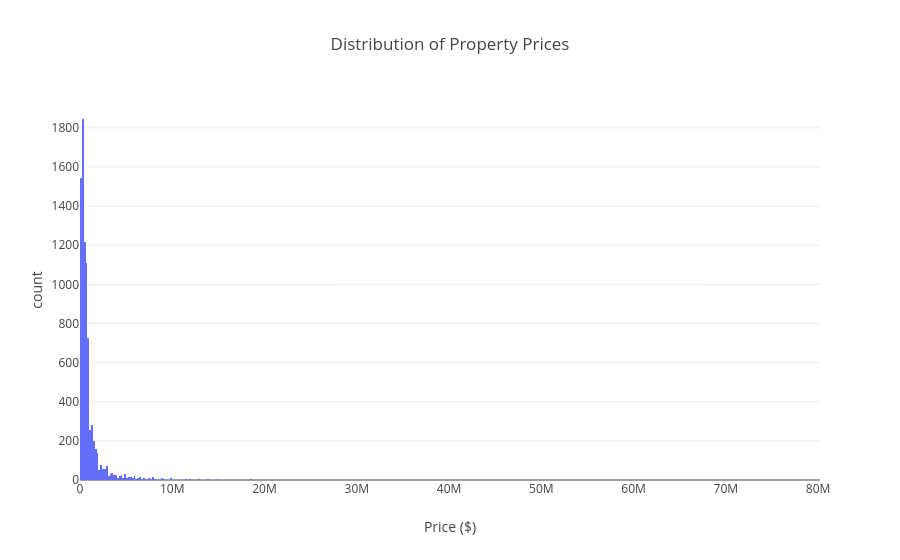
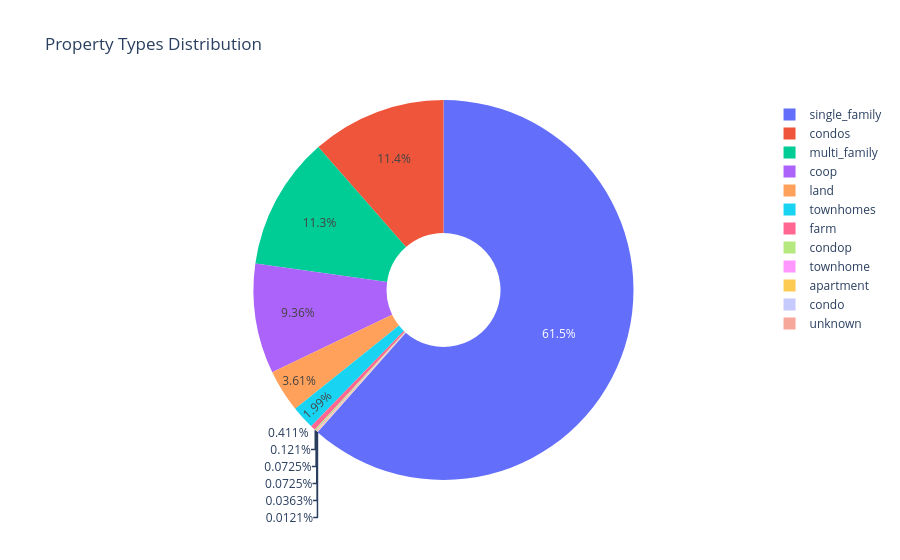
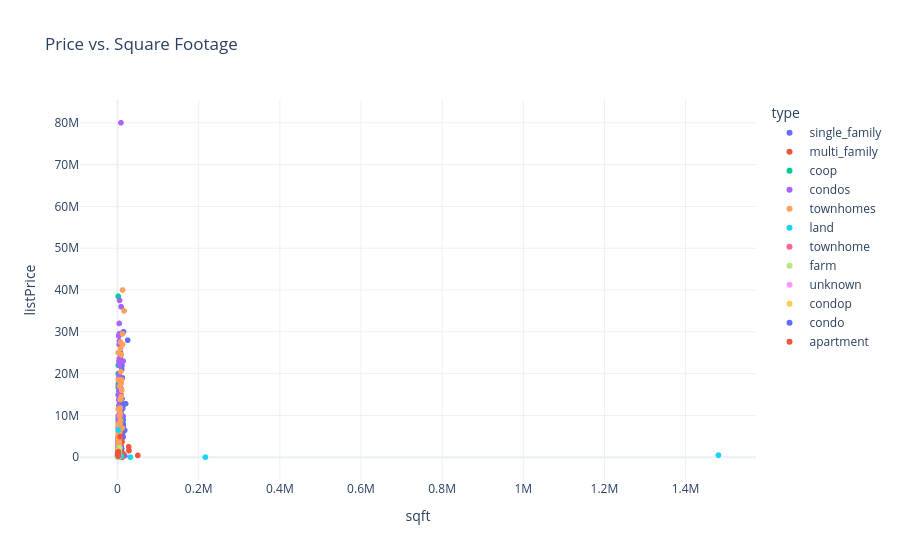

Write notebook code for charts like these, in order.
### Code cell
# الرسم الأول توزيع أسعار العقارات (Histogram)
fig1 = px.histogram(df, x="listPrice", title="Distribution of Property Prices", 
                   labels={'listPrice':'Price ($)'}, color_discrete_sequence=['#636EFA'])
fig1.show()

fig1.update_layout(xaxis_tickformat='$') # يضيف علامة الدولار

# الرسم الثاني أنواع العقارات (Pie Chart)
fig2 = px.pie(df, names='type', title="Property Types Distribution", hole=0.3, template="plotly_white")
fig2.show()

fig3 = px.scatter(df, x="sqft", y="listPrice", color="type",
                  title="Price vs. Square Footage",
                  hover_data=['beds', 'baths'],
                  template="plotly_white") # ضيف السطر ده
fig3.show()

### Figure 1 — Plotly figure (JSON) as saved in the notebook; plotly's stock layout.template omitted (floating-point values rounded to 4 significant figures; data arrays with more than 128 entries replaced by an {"elided": "..."} marker saying what was removed)
{"data": [{"bingroup": "x", "hovertemplate": "Price ($)=%{x}<br>count=%{y}<extra></extra>", "legendgroup": "", "marker": {"color": "#636EFA", "pattern": {"shape": ""}}, "name": "", "orientation": "v", "showlegend": false, "type": "histogram", "x": {"elided": "8273 float values"}, "xaxis": "x", "yaxis": "y"}], "layout": {"barmode": "relative", "legend": {"tracegroupgap": 0}, "title": {"text": "Distribution of Property Prices"}, "xaxis": {"anchor": "y", "domain": [0, 1], "title": {"text": "Price ($)"}}, "yaxis": {"anchor": "x", "domain": [0, 1], "title": {"text": "count"}}}}

### Figure 2 — Plotly figure (JSON) as saved in the notebook; plotly's stock layout.template omitted (floating-point values rounded to 4 significant figures; data arrays with more than 128 entries replaced by an {"elided": "..."} marker saying what was removed)
{"data": [{"domain": {"x": [0, 1], "y": [0, 1]}, "hole": 0.3, "hovertemplate": "type=%{label}<extra></extra>", "labels": {"elided": "8273 str values"}, "legendgroup": "", "name": "", "showlegend": true, "type": "pie"}], "layout": {"legend": {"tracegroupgap": 0}, "title": {"text": "Property Types Distribution"}}}

### Figure 3 — Plotly figure (JSON) as saved in the notebook; plotly's stock layout.template omitted (floating-point values rounded to 4 significant figures; data arrays with more than 128 entries replaced by an {"elided": "..."} marker saying what was removed)
{"data": [{"customdata": {"elided": "5091x2 float values"}, "hovertemplate": "type=single_family<br>sqft=%{x}<br>listPrice=%{y}<br>beds=%{customdata[0]}<br>baths=%{customdata[1]}<extra></extra>", "legendgroup": "single_family", "marker": {"color": "#636efa", "symbol": "circle"}, "mode": "markers", "name": "single_family", "showlegend": true, "type": "scattergl", "x": {"elided": "5091 float values"}, "xaxis": "x", "y": {"elided": "5091 float values"}, "yaxis": "y"}, {"customdata": {"elided": "937x2 float values"}, "hovertemplate": "type=multi_family<br>sqft=%{x}<br>listPrice=%{y}<br>beds=%{customdata[0]}<br>baths=%{customdata[1]}<extra></extra>", "legendgroup": "multi_family", "marker": {"color": "#EF553B", "symbol": "circle"}, "mode": "markers", "name": "multi_family", "showlegend": true, "type": "scattergl", "x": {"elided": "937 float values"}, "xaxis": "x", "y": {"elided": "937 float values"}, "yaxis": "y"}, {"customdata": {"elided": "774x2 float values"}, "hovertemplate": "type=coop<br>sqft=%{x}<br>listPrice=%{y}<br>beds=%{customdata[0]}<br>baths=%{customdata[1]}<extra></extra>", "legendgroup": "coop", "marker": {"color": "#00cc96", "symbol": "circle"}, "mode": "markers", "name": "coop", "showlegend": true, "type": "scattergl", "x": {"elided": "774 float values"}, "xaxis": "x", "y": {"elided": "774 float values"}, "yaxis": "y"}, {"customdata": {"elided": "947x2 float values"}, "hovertemplate": "type=condos<br>sqft=%{x}<br>listPrice=%{y}<br>beds=%{customdata[0]}<br>baths=%{customdata[1]}<extra></extra>", "legendgroup": "condos", "marker": {"color": "#ab63fa", "symbol": "circle"}, "mode": "markers", "name": "condos", "showlegend": true, "type": "scattergl", "x": {"elided": "947 float values"}, "xaxis": "x", "y": {"elided": "947 float values"}, "yaxis": "y"}, {"customdata": {"elided": "165x2 float values"}, "hovertemplate": "type=townhomes<br>sqft=%{x}<br>listPrice=%{y}<br>beds=%{customdata[0]}<br>baths=%{customdata[1]}<extra></extra>", "legendgroup": "townhomes", "marker": {"color": "#FFA15A", "symbol": "circle"}, "mode": "markers", "name": "townhomes", "showlegend": true, "type": "scattergl", "x": {"elided": "165 float values"}, "xaxis": "x", "y": {"elided": "165 float values"}, "yaxis": "y"}, {"customdata": {"elided": "299x2 float values"}, "hovertemplate": "type=land<br>sqft=%{x}<br>listPrice=%{y}<br>beds=%{customdata[0]}<br>baths=%{customdata[1]}<extra></extra>", "legendgroup": "land", "marker": {"color": "#19d3f3", "symbol": "circle"}, "mode": "markers", "name": "land", "showlegend": true, "type": "scattergl", "x": {"elided": "299 float values"}, "xaxis": "x", "y": {"elided": "299 float values"}, "yaxis": "y"}, {"customdata": [[2.0, NaN], [3.0, NaN], [3.0, NaN], [3.0, NaN], [3.0, NaN], [3.0, NaN]], "hovertemplate": "type=townhome<br>sqft=%{x}<br>listPrice=%{y}<br>beds=%{customdata[0]}<br>baths=%{customdata[1]}<extra></extra>", "legendgroup": "townhome", "marker": {"color": "#FF6692", "symbol": "circle"}, "mode": "markers", "name": "townhome", "showlegend": true, "type": "scattergl", "x": [2021.0, 2371.0, 1677.0, 1498.0, 2689.0, 1498.0], "xaxis": "x", "y": [810000.0, 703000.0, 325000.0, 305000.0, 1415000.0, 270000.0], "yaxis": "y"}, {"customdata": [[NaN, NaN], [1.0, NaN], [4.0, 2.0], [5.0, 2.0], [3.0, 1.0], [NaN, NaN], [NaN, NaN], [NaN, NaN], [NaN, NaN], [NaN, NaN], [4.0, 3.0], [NaN, NaN], [NaN, NaN], [NaN, NaN], [NaN, NaN], [NaN, NaN], [NaN, NaN], [10.0, 5.0], [NaN, NaN], [0.0, NaN], [NaN, NaN], [NaN, NaN], [NaN, NaN], [NaN, NaN], [2.0, 1.0], [NaN, NaN], [NaN, NaN], [NaN, NaN], [NaN, NaN], [NaN, NaN], [5.0, 3.0], [NaN, NaN], [NaN, 0.0], [NaN, NaN]], "hovertemplate": "type=farm<br>sqft=%{x}<br>listPrice=%{y}<br>beds=%{customdata[0]}<br>baths=%{customdata[1]}<extra></extra>", "legendgroup": "farm", "marker": {"color": "#B6E880", "symbol": "circle"}, "mode": "markers", "name": "farm", "showlegend": true, "type": "scattergl", "x": [1680.0, 514.0, 2820.0, 1680.0, 2243.0, 720.0, 1680.0, 1680.0, 1680.0, 1680.0, 2847.0, 1680.0, 1680.0, 720.0, 1680.0, 1680.0, 1680.0, 5616.0, 1680.0, 400.0, 1680.0, 1680.0, 2025.0, 1680.0, 560.0, 1680.0, 1680.0, 1680.0, 1680.0, 1680.0, 2976.0, 1680.0, 1680.0, 1680.0], "xaxis": "x", "y": [220000.0, 195000.0, 1375000.0, 15000.0, 450000.0, 72000.0, 150000.0, 85000.0, 125000.0, 239900.0, 949900.0, 37000.0, 280000.0, 57000.0, 74900.0, 375000.0, 279900.0, 2250000.0, 129900.0, 250000.0, 138500.0, 24900.0, 110000.0, 37000.0, 188000.0, 62900.0, 599900.0, 295000.0, 15000.0, 99900.0, 1770000.0, 40000.0, 295000.0, 179000.0], "yaxis": "y"}, {"customdata": [[2.0, NaN]], "hovertemplate": "type=unknown<br>sqft=%{x}<br>listPrice=%{y}<br>beds=%{customdata[0]}<br>baths=%{customdata[1]}<extra></extra>", "legendgroup": "unknown", "marker": {"color": "#FF97FF", "symbol": "circle"}, "mode": "markers", "name": "unknown", "showlegend": true, "type": "scattergl", "x": [1998.0], "xaxis": "x", "y": [865000.0], "yaxis": "y"}, {"customdata": [[2.0, 2.0], [1.0, 1.0], [1.0, 1.0], [0.0, 1.0], [2.0, 3.0], [2.0, 2.0], [1.0, 1.0], [1.0, 2.0], [1.0, 1.0], [3.0, 2.0]], "hovertemplate": "type=condop<br>sqft=%{x}<br>listPrice=%{y}<br>beds=%{customdata[0]}<br>baths=%{customdata[1]}<extra></extra>", "legendgroup": "condop", "marker": {"color": "#FECB52", "symbol": "circle"}, "mode": "markers", "name": "condop", "showlegend": true, "type": "scattergl", "x": [1418.0, 800.0, 600.0, 1680.0, 1487.0, 1300.0, 750.0, 800.0, 975.0, 1680.0], "xaxis": "x", "y": [1690000.0, 419000.0, 785000.0, 910000.0, 1690000.0, 1195000.0, 625000.0, 1250000.0, 1525000.0, 799000.0], "yaxis": "y"}, {"customdata": [[2.0, NaN], [NaN, NaN], [1.0, NaN]], "hovertemplate": "type=condo<br>sqft=%{x}<br>listPrice=%{y}<br>beds=%{customdata[0]}<br>baths=%{customdata[1]}<extra></extra>", "legendgroup": "condo", "marker": {"color": "#636efa", "symbol": "circle"}, "mode": "markers", "name": "condo", "showlegend": true, "type": "scattergl", "x": [1611.0, 639.0, 793.0], "xaxis": "x", "y": [695000.0, 580000.0, 680000.0], "yaxis": "y"}, {"customdata": [[8.0, 9.0], [1.0, 1.0], [2.0, 1.0], [3.0, 2.0], [0.0, 1.0], [1.0, 1.0]], "hovertemplate": "type=apartment<br>sqft=%{x}<br>listPrice=%{y}<br>beds=%{customdata[0]}<br>baths=%{customdata[1]}<extra></extra>", "legendgroup": "apartment", "marker": {"color": "#EF553B", "symbol": "circle"}, "mode": "markers", "name": "apartment", "showlegend": true, "type": "scattergl", "x": [6180.0, 780.0, 1680.0, 1680.0, 1680.0, 1100.0], "xaxis": "x", "y": [4950000.0, 1175000.0, 265000.0, 1350000.0, 449000.0, 749000.0], "yaxis": "y"}], "layout": {"legend": {"title": {"text": "type"}, "tracegroupgap": 0}, "title": {"text": "Price vs. Square Footage"}, "xaxis": {"anchor": "y", "domain": [0, 1], "title": {"text": "sqft"}}, "yaxis": {"anchor": "x", "domain": [0, 1], "title": {"text": "listPrice"}}}}
